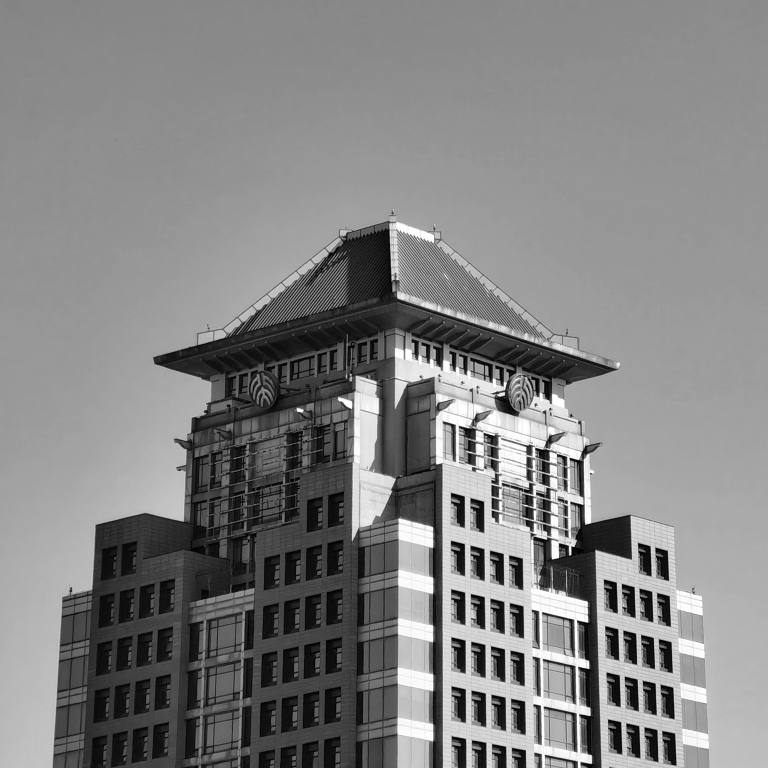
#> input picture ori.jpg, 3072 x 3072 px (shown at 1/4 size)
$ python main.py
#> lines starting #> are read from the running program, lines starting #| are printed output that depends on the picture
### utils.py
'''
这是我写的一些功能函数。
---
——XHZ
'''
import cv2
import numpy as np
import torch
import torch.nn.functional as F

DEBUG = True
DEBUG = False
def debug(*args):
    if DEBUG:
        print(*args)

def solve_equation(A: np.ndarray, B: np.ndarray) -> np.ndarray:
    '''用SVD解方程组AX = B。

    Returns:
    ---
    X: 最优解向量。
    '''
    # x_dim = A.shape[1]
    # U, Sigma, V = np.linalg.svd(A)
    # X_vec = np.matmul(np.linalg.inv(V.T), np.matmul(U.T, B)[:x_dim]/Sigma)
    X_vec = np.matmul(np.linalg.pinv(A), B)
    # 他奶奶滴，我怎么不知道pinv这么一个好东西居然是用SVD得出来的，居然可以用来干这个
    return X_vec

def my_conv_transpose_2d(image: cv2.Mat, H_kernel: cv2.Mat) -> cv2.Mat:
    '''
    计算转置卷积（反卷积）的一个功能函数。用于逆模糊步骤。作者：XHZ。
    '''
    if len(image.shape)==2:
        image = torch.as_tensor(image, dtype=torch.float32, device="cuda").unsqueeze(0).unsqueeze(0)
                                                                        # (w, h) -> (batch, c, w, h)
        id3 = torch.as_tensor([[1]], dtype=torch.float32, device="cuda")
    else: # RGB or BGR or something
        image = torch.as_tensor(image, dtype=torch.float32, device="cuda").unsqueeze(0).permute([0, 3, 1, 2])
                                                                        # (w, h, c) -> (batch, c, w, h)
        id3 = torch.as_tensor([[1, 0, 0], [0, 1, 0], [0, 0, 1]], dtype=torch.float32, device="cuda")
    kernel = torch.as_tensor(H_kernel, dtype=torch.float32, device="cuda") # (w, h)
    kernel = torch.einsum("ij,kl->ijkl", id3, kernel) # (w, h) -> (batch, c, w, h)
    # debug("tmp.shape:", image.shape, "kernel.shape:", kernel.shape)
    image = F.conv_transpose2d(image, kernel, padding=len(H_kernel)//2, stride=1) # 转置卷积（逆模糊）
    image = image.squeeze(dim=0).permute([1, 2, 0]).cpu().numpy() # (batch, c, w, h) -> (w, h, c)
    # debug("tmp.shape after conv_transpose2d:", image.shape)
    return image

### main.py
import os
from typing import List

import cv2
import numpy as np

from evaluation import evaluate
from utils import *

OUTPUT_IMAGE = True

# 使用高分辨率图像合成低分辨率图像序列
def lr_generation(ratio: float,
                  image_file_path: str = "./ori.jpg",
                  serie_len: int = 10,
                  rotate_angle_range: float = 10,
                  shift_pixel_range: float = 5,
                  resize_scale: float = 1,
                  blur_kernel_size: int = 15,
                  blur_kernel_sigma: float = 5,
                  noise_sigma: float = 10,
                  use_grayscale: bool = False
                  ):
    """
    使用高分辨率图像合成低分辨率图像序列。

    Params:
    ---
    ratio: 超分系数

    其余参数顾名思义，懒得写了

    Returns:
    ---
    X_gt, Y_seq, H_kernel

    X_gt: ground truth

    Y_seq: downsampled images

    H_kernel: blur kernel
    """
    if OUTPUT_IMAGE:
        os.makedirs("./outputs/", exist_ok=True)

    # 读取高分辨率图像ori.jpg为合成数据素材
    X_ori = cv2.imread(image_file_path)
    if use_grayscale:
        X_ori = cv2.cvtColor(X_ori, cv2.COLOR_RGB2GRAY)
        if OUTPUT_IMAGE:
            cv2.imwrite("./outputs/X_ori_grayscale.jpg", X_ori)

    # 添加帧间运动，生成高分辨率图像序列，以第一张为真值(ground truth)
    X_seq: List[cv2.Mat] = [X_ori]
    alphas = np.linspace(0, rotate_angle_range, serie_len, endpoint=False)
    delta_xs = np.linspace(0, shift_pixel_range, serie_len, endpoint=False)
    delta_ys = np.linspace(0, shift_pixel_range, serie_len, endpoint=False)
    for i in range(1, serie_len):
        # alpha = np.random.uniform(-rotate_angle_range, rotate_angle_range)
        # delta_x = np.random.uniform(-shift_pixel_range, shift_pixel_range)
        # delta_y = np.random.uniform(-shift_pixel_range, shift_pixel_range)
        alpha = alphas[i]
        delta_x = delta_xs[i]
        delta_y = delta_ys[i]
        # resize_scale = np.random.uniform(1.2, 1.2)
        # 旋转变换矩阵（ahpha为正代表逆时针）
        rotation_matrix = cv2.getRotationMatrix2D(center=(X_ori.shape[1]/2, X_ori.shape[0]/2), angle=alpha, scale=resize_scale)
        # 平移变换矩阵
        shift_matrix = np.float32([[0, 0, delta_x], [0, 0, delta_y]])
        # 对图像应用变换
        movement_matrix = rotation_matrix+shift_matrix
        debug("Real movement matrix:", movement_matrix)
        X_new: cv2.Mat = cv2.warpAffine(src=X_ori, M=movement_matrix,
                                        dsize=(X_ori.shape[1], X_ori.shape[0]))
                                        # dsize里面长和宽是相反的...
        X_seq.append(X_new)
        debug("Ground truth: rotation is", alpha, "and shift is", delta_x, delta_y)
    X_gt = X_seq[0]
    X_gt = X_gt.astype(np.float32)

    # 使用上一步的高分辨率图像序列通过添加图像模糊（统一模糊核）、降采样、图像噪声等图像退化过程生成低分辨率图像序列，
    # 以第一张低分辨率图像为参考图像。
    H_kernel_1d: cv2.Mat = cv2.getGaussianKernel(ksize=blur_kernel_size, sigma=blur_kernel_sigma) # 这是一维高斯！
    H_kernel_2d = H_kernel_1d * H_kernel_1d.T
    Y_seq: List[cv2.Mat] = []
    for i, X in enumerate(X_seq):
        X = cv2.filter2D(src=X, ddepth=-1, kernel=H_kernel_2d) # 模糊
        X = cv2.resize(src=X, dsize=(X.shape[1]//ratio, X.shape[0]//ratio)).astype(np.float32) # 降采样。dsize里面长和宽是相反的...
        noise = np.random.normal(0, noise_sigma, X.shape) # 高斯噪声
        X += noise
        Y_seq.append(X)
        if OUTPUT_IMAGE:
            cv2.imwrite("./outputs/Y_%d.jpg"%i, X)

    # 返回高分辨率图像真值，低分辨率图像序列，以及模糊核
    return X_gt, Y_seq, H_kernel_2d


# 以第一张低分辨率图像为参考图像，计算序列中其他图像相对参考图像的运动
def mv_est(Y_seq: List[cv2.Mat], sr_ratio: float, max_corners: int = 5):
    """
    使用光流算法找不同图像之间的参考点，然后用SVD解线性方程组得到坐标变换矩阵。

    Params:
    ---
    Y_seq = [Y1,...,YN]: 低分辨率图像序列
    sr_ratio: 超分辨率倍数

    Returns:
    ---
    mv_seq = [mv1,...,mvN]: 序列中其他图像相对参考图像的坐标变换（2x3矩阵）

    注意：此处坐标平移的值应当是高分辨率图像下的值！
    """
    mv_seq = []
    if len(Y_seq[0].shape)==3: # RGB or BGR or something
        points = cv2.goodFeaturesToTrack(cv2.cvtColor(Y_seq[0].astype(np.uint8), cv2.COLOR_BGR2GRAY),
                                         maxCorners=max_corners, qualityLevel=0.5, minDistance=20)
    else: # Grayscale
        points = cv2.goodFeaturesToTrack(Y_seq[0].astype(np.uint8), maxCorners=max_corners, qualityLevel=0.2, minDistance=700/sr_ratio)
    points: cv2.Mat = points.astype(np.float32)
    points = points.squeeze() # (max_corners, 1, 2) -> (max_corners, 2)
    points_prev = points.copy()
    Y_prev = Y_seq[0]
    for i, Y_i in enumerate(Y_seq):
        points_new, st, err = cv2.calcOpticalFlowPyrLK(Y_prev.astype(np.uint8), Y_i.astype(np.uint8), points_prev, None)
        points_new: cv2.Mat = points_new.astype(np.float32)
        points_prev = points_new.copy()
        Y_prev = Y_i
        points_new = points_new.squeeze() # (max_corners, 1, 2) -> (max_corners, 2)
        # debug("Points:", points)
        # debug("Points_new:", points_new)

        # X1*x + X2*y + X3 = x' => AX = B
        # Y1*x + Y2*y + Y3 = y'
        # We have x, y, x', y'. We want X and Y.

        A_x = np.c_[points*sr_ratio, np.ones(max_corners)]
        B_x = points_new[:, 0]*sr_ratio
        X_vec = solve_equation(A_x, B_x)

        A_y = np.c_[points*sr_ratio, np.ones(max_corners)]
        B_y = points_new[:, 1]*sr_ratio
        Y_vec = solve_equation(A_y, B_y)

        mv_matrix = np.stack([X_vec, Y_vec])
        debug("mv_matrix:", mv_matrix)
        mv_seq.append(mv_matrix)
    return mv_seq


# 实现一轮梯度下降迭代
def grad_desent(X: cv2.Mat, Y_seq: List[cv2.Mat], mv_seq, ratio, beta, H_kernel, loss_function: str,
                lamda, P, alpha):
    """
    X : 上一轮重建的高分辨率图像
    Y_seq = [Y1,...,YN] : 低分辨率图像序列
    mv_seq = [mv1,...,mvN] : 估计的运动向量，需要注意的是输入的运动向量是低分辨率图像之间的
    ratio: 超分系数
    beta: 学习率
    loss_function: 损失函数种类，可选：["L2", "L1", "L1_BTV"]
    """
    if loss_function=="L2":
        grad: cv2.Mat = grad_L2(X, Y_seq, mv_seq, ratio, H_kernel)
    elif loss_function=="L1":
        grad: cv2.Mat = grad_L1(X, Y_seq, mv_seq, ratio, H_kernel)
    elif loss_function=="L1_BTV":
        grad: cv2.Mat = grad_BTV(X, Y_seq, mv_seq, ratio, H_kernel, lamda, P, alpha)
    else:
        raise ValueError("Loss function should be in ['L2', 'L1', 'L1_BTV'], not %s! "%loss_function)
    X -= beta*grad


# 基于L2范数的梯度
def grad_L2(X: cv2.Mat, Y_seq: List[cv2.Mat], mv_seq, ratio, H_kernel) -> cv2.Mat:
    """
    Params:
    ---
    X : 上一轮重建的高分辨率图像
    Y_seq = [Y1,...,YN] : 低分辨率图像序列
    mv_seq = [mv1,...,mvN] : 估计的运动向量，需要注意的是输入的运动向量是低分辨率图像之间的
    ratio: 超分系数
    H_kernel: 模糊核

    公式:
    ---
    \Sigma F^T_k H^T D^T (D H F_k X - Y_k)

    H: 模糊矩阵
    D: 降采样矩阵
    F_k: 几何变换矩阵
    """
    grads = []
    for i in range(len(Y_seq)):
        F_i = np.concatenate([mv_seq[i], np.float32([[0, 0, 1]])]) # (x, y)的坐标变换矩阵
        X_new: cv2.Mat = cv2.warpAffine(src=X, M=F_i[:2],
                                        dsize=(X.shape[1], X.shape[0])) # 几何变换
        X_new = cv2.filter2D(src=X_new, ddepth=-1, kernel=H_kernel) # 模糊
        X_new = cv2.resize(src=X_new, dsize=(X.shape[1]//ratio, X.shape[0]//ratio)) # 降采样。dsize里面长和宽是相反的...
        if DEBUG:
            cv2.imwrite("./outputs/X_new_%d.jpg"%(i), X_new)

        estimated_error = X_new-Y_seq[i]
        # debug("estimated error's shape:", estimated_error.shape)
        if i==0:
            print("estimated error's L2 norm of Y_seq[0]:",
                np.sqrt(np.sum(np.square(estimated_error)) /
                        (np.shape(estimated_error)[0] * np.shape(estimated_error)[1]))
                )

        tmp = cv2.resize(src=estimated_error, dsize=(X.shape[1], X.shape[0])) # 上采样
        tmp = my_conv_transpose_2d(tmp, H_kernel) # 逆模糊（转置卷积）
        # debug("Inverse (x, y) transform matrix:", F_i_inverse)
        F_i_inverse = np.linalg.inv(F_i)
        grad: cv2.Mat = cv2.warpAffine(src=tmp, M=F_i_inverse[:2],
                                       dsize=(X.shape[1], X.shape[0])) # 逆几何变换
        if DEBUG:
            # cv2.imwrite("./outputs/X_new_%d.jpg"%(i), X_new.astype(np.float32))
            cv2.imwrite("./outputs/error_%d.jpg"%(i), estimated_error+127)
            cv2.imwrite("./outputs/grad_%d.jpg"%(i), grad+127)
        debug("grad's shape:", grad.shape)
        grads.append(grad)
    return np.sum(grads, axis=0)

# 基于L1范数的梯度
# [76 lines left out: functions grad_L1, grad_BTV, not called in this run]


# 完成迭代优化的主函数
def main():
    sr_ratio = 10
    max_epoches = 40
    X_ori, Y_seq, H_kernel= lr_generation(sr_ratio, "./ori.jpg", rotate_angle_range=20, shift_pixel_range=40,
                                          resize_scale=1.,
                                          noise_sigma=5, use_grayscale=True,
                                          blur_kernel_sigma=3, blur_kernel_size=11,
                                          serie_len=10)
#> in lr_generation, X_ori is the input picture: shape (3072, 3072, 3); min 0, max 255, mean 130.7
#> the loop in lr_generation, `for i in range(1, serie_len):` made 9 passes
#> pass 1, in lr_generation, `X_new: cv2.Mat = cv2.warpAffine(src=X_ori, M=movement_matrix, dsize=(X..`:
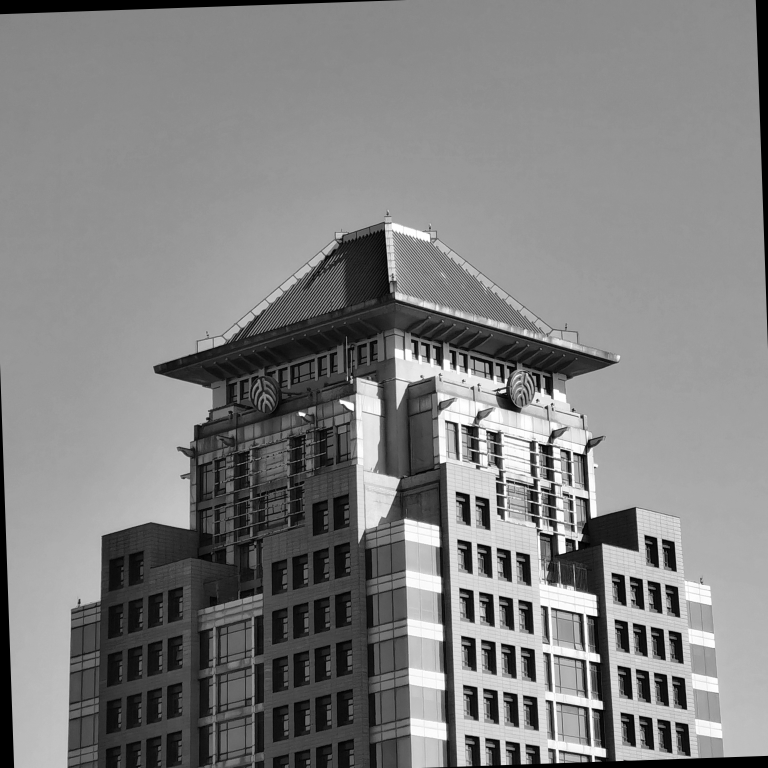
#> X_new: shape (3072, 3072) (shown at 1/4 size); min 0, max 255, mean 128.4
#> pass 2, in lr_generation, `X_new: cv2.Mat = cv2.warpAffine(src=X_ori, M=movement_matrix, dsize=(X..`:
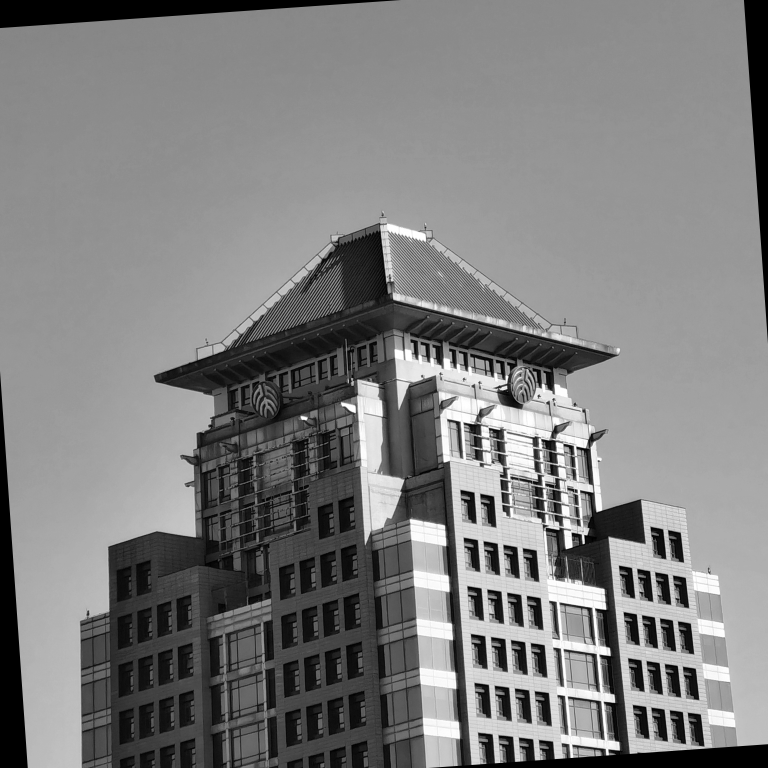
#> X_new: shape (3072, 3072) (shown at 1/4 size); min 0, max 255, mean 126.3
#> pass 3, in lr_generation, `X_new: cv2.Mat = cv2.warpAffine(src=X_ori, M=movement_matrix, dsize=(X..`:
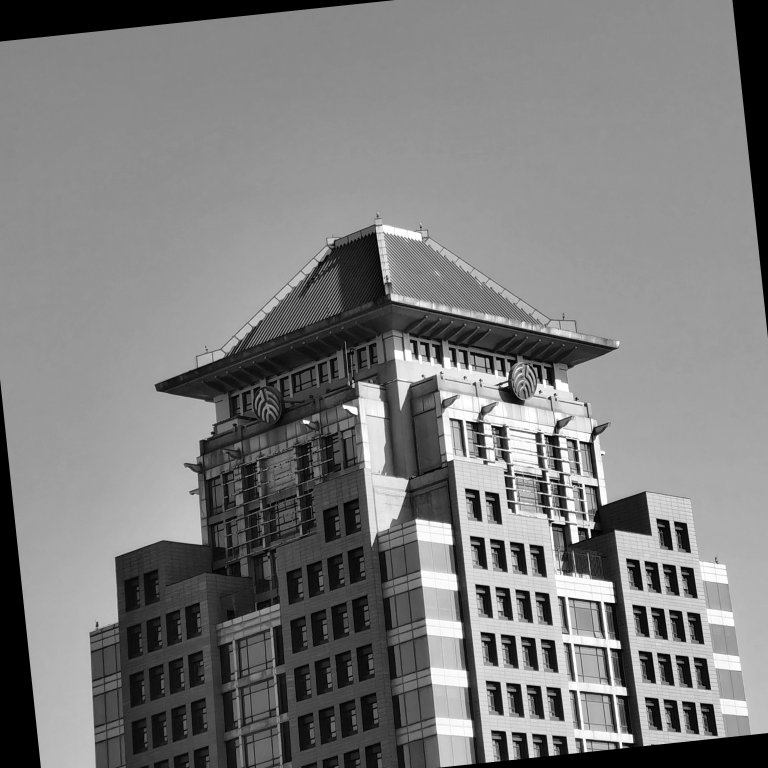
#> X_new: shape (3072, 3072) (shown at 1/4 size); min 0, max 255, mean 124.3
#> after the loop in lr_generation, `for i in range(1, serie_len):`: X_seq = 10 items
#> the loop in lr_generation, `for i, X in enumerate(X_seq):` made 10 passes
#> pass 1, in lr_generation, `X = cv2.resize(src=X, dsize=(X.shape[1]//ratio, X.shape[0]//ratio)).as..`:
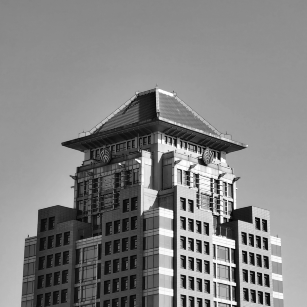
#> X: shape (307, 307) float32; min 2, max 255, mean 130.7
#> Y_seq = 10 items
    mv_seq = mv_est(Y_seq, sr_ratio=sr_ratio)
#> in mv_est, `points = cv2.goodFeaturesToTrack(Y_seq[0].astype(np.uint8), maxCorners..`: points = [[184, 163], [234, 247], [169, 93], [181, 295], [38, 279]]
#> in mv_est, `points_prev = points.copy()`: points_prev has the same summary as points
#> the loop in mv_est, `for i, Y_i in enumerate(Y_seq):` made 10 passes
#> (err, B_x, B_y, mv_matrix) on passes 1 to 2: ([0, 0, 0, 0, 0], [1840, 2340, 1690, 1810, 380], [1630, 2470, 930, 2950, 2790], [[1, 1.89e-16, -8.97e-13], [-2.29e-16, 1, 9.05e-13]]), ([19.75, 20.49, 14.29, 15.65, 7.24], [1848.5, 2376.4, 1676, 1863.9, 427.8], [1623.7, 2446.8, 932.5, 2943.1, 2833.4], [[1, 0.0334, -45.22], [-0.0346, 0.998, 62.17]])
#> pass 2, in mv_est, `Y_prev = Y_i`:
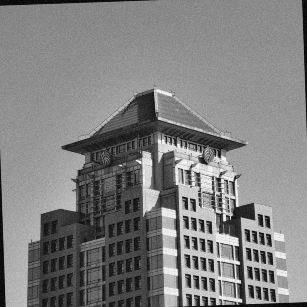
#> Y_prev: shape (307, 307) float32; min -14.8, max 269.9, mean 128.4; drawn with min black and max white
#> pass 3, in mv_est, `Y_prev = Y_i`:
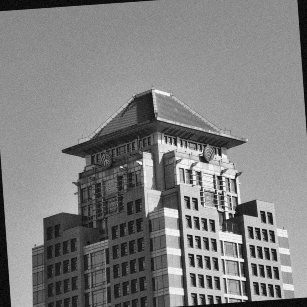
#> Y_prev: shape (307, 307) float32; min -16.7, max 267.4, mean 126.2; drawn with min black and max white
#> after the loop in mv_est, `for i, Y_i in enumerate(Y_seq):`: mv_seq = 10 items
#> mv_seq = 10 items
    debug("Calculated movement matrices:")
    for M in mv_seq:
        debug(M)
#> this loop made 10 passes
#> M on passes 1 to 8: [[1, 1.89e-16, -8.97e-13], [-2.29e-16, 1, 9.05e-13]], [[1, 0.0334, -45.22], [-0.0346, 0.998, 62.17]], [[0.998, 0.0664, -85.81], [-0.0692, 0.996, 122.6]], [[0.994, 0.101, -129.9], [-0.103, 0.994, 178.6]], [[0.99, 0.132, -160.9], [-0.137, 0.988, 247.6]], [[0.986, 0.167, -205], [-0.172, 0.982, 314.1]], [[0.981, 0.204, -253.6], [-0.208, 0.975, 383]], [[0.974, 0.235, -281.6], [-0.243, 0.967, 454.5]]
    X_start = cv2.resize(Y_seq[0], dsize=(X_ori.shape[1], X_ori.shape[0]))
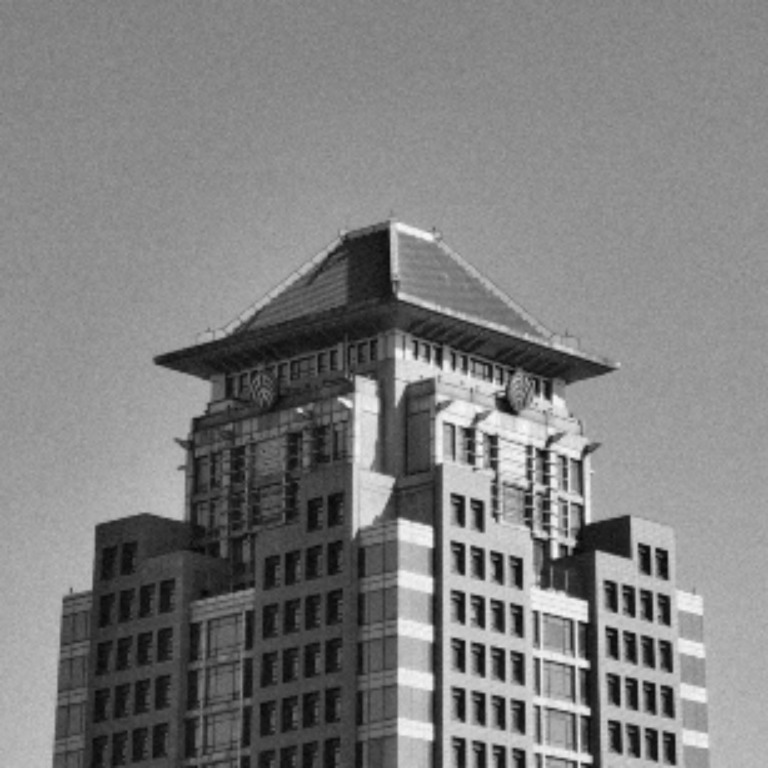
#> X_start: shape (3072, 3072) float32 (shown at 1/4 size); min -7.32, max 269.3, mean 130.7; drawn with min black and max white
    X_start = np.ones(X_ori.shape, dtype=np.float32)*128
    cv2.imwrite("./outputs/epoch_%d.jpg"%0, X_start)
    for epoch in range(1, max_epoches+1):
        lr = 0.05*np.exp(-epoch/20) # for L2
        # lr = 1*np.exp(-epoch/20) # for L1
        print("Epoch %d: lr = %f"%(epoch, lr))
        # grad_desent(X_start, Y_seq, mv_seq, ratio=sr_ratio, beta=lr, H_kernel=H_kernel, loss="L2")
        grad_desent(X_start, Y_seq, mv_seq, ratio=sr_ratio, beta=lr, H_kernel=H_kernel, loss_function="L2",
                    lamda=0.1, P=3, alpha=0.5)
        print("Epoch %d completed. "%epoch)
        cv2.imwrite("./outputs/epoch_%d.jpg"%epoch, X_start)
#> X_start: shape (3072, 3072) float32; every value is 128

    for epoch in range(0, max_epoches+1, 5):
        print("Evaluating the SR result of epoch %d: "%(epoch))
        evaluate(X_ori.astype(np.uint8), cv2.imread("./outputs/epoch_%d.jpg"%(epoch)))

if __name__ == '__main__':
    main()
#> (the call stopped at in my_conv_transpose_2d, `image = torch.as_tensor(image, dtype=torch.float32, device="cuda").uns..`: torch is not available in this run)
